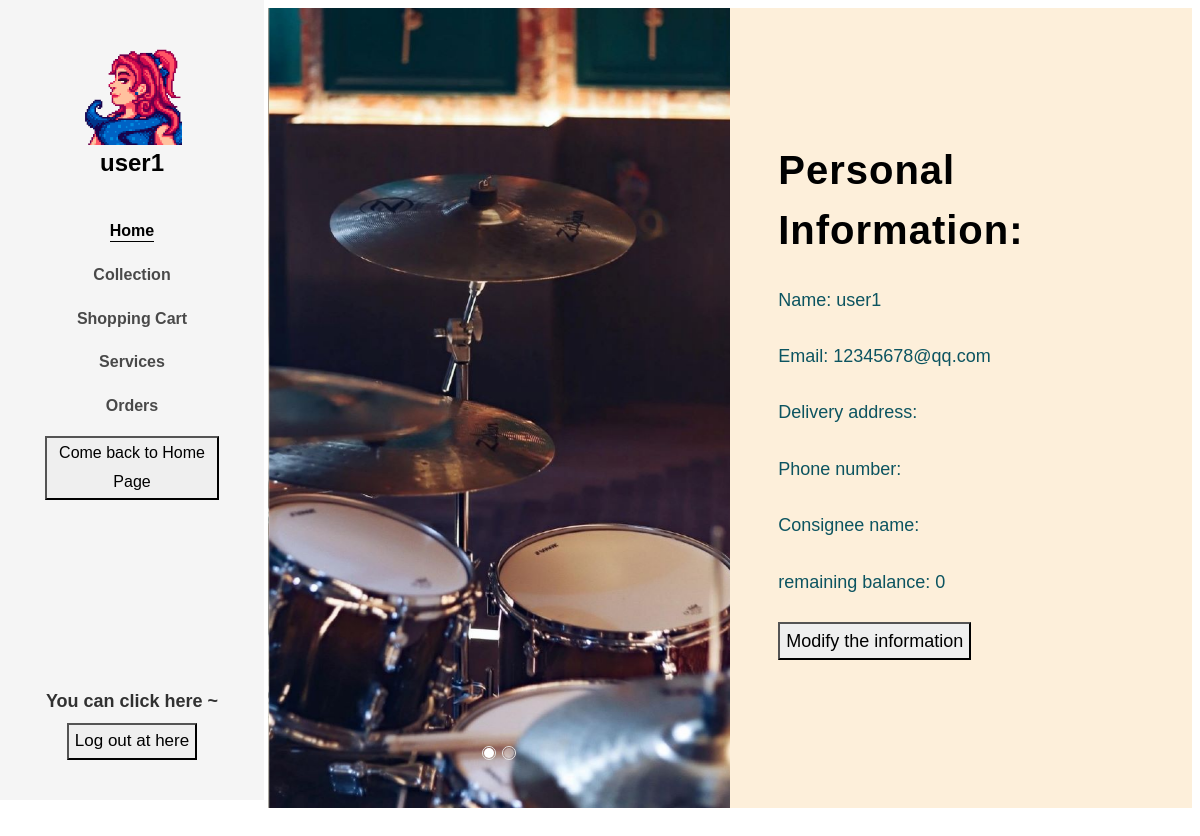
The app's page /home (signed in) with its own data.
### app/models.py (models this page shows, shortened)
class User(db.Model):
    __tablename__ = "user"
    __table_args__ = {'extend_existing': True}
    id = db.Column(db.Integer, primary_key=True)
    user_name = db.Column(db.String(32), unique=True, nullable=False)
    password_hash = db.Column(db.String(64), nullable=False)
    email = db.Column(db.String(64), nullable=False)
    register_time = db.Column(db.DateTime, default=datetime.now)
    gender = db.Column(db.String(10), nullable=True)
    icon = db.Column(db.String(128), nullable=True)
    introduction = db.Column(db.String(64), nullable=True)
    authority = db.Column(db.Integer, default=0, nullable=False)
    money = db.Column(db.Integer, default=0, nullable=False)

### app/routes.py (the view)
@app.route('/home')
def home():
    if islogined():
        user = User.query.filter(User.user_name == session.get('USERNAME')).first()
        profile = Profile.query.filter(Profile.user_id == user.id).first()
        user_icon = setIcon()
        if profile.address == None:
            profile.address = ''
        if profile.phone_num == None:
            profile.phone_num = ''
        if profile.name == None:
            profile.name = ''
        return render_template('home.html', islogin=islogined(), user=user, profile=profile, types=all_type,
                               type_value=all_type.values(), icon=user_icon)
    else:
        return redirect(url_for('login'))

### app/functions.py (called while the page is built)
def islogined():
    if session.get('USERNAME'):
        return True
    else:
        return False

### app/routes.py (called while the page is built)
def setIcon():
    if islogined():
        user = User.query.filter(User.user_name == session.get('USERNAME')).first()
        user_icon = user.icon
        if user_icon != None:
            icon = user.icon
            user_icon = url_for('static', filename='uploaded_AVA/' + icon)
        else:
            user_icon = 'NULL'
    else:
        user_icon = 'NULL'
    return user_icon

### app/templates/home.html (shortened to what this page needs)
<!DOCTYPE html>
<html lang="en">
  <head>
    <link rel="stylesheet" href="../static/css/open-iconic-bootstrap.min.css">
    <link rel="stylesheet" href="../static/css/animate.css">
    <link rel="stylesheet" href="../static/css/owl.carousel.min.css">
    <link rel="stylesheet" href="../static/css/owl.theme.default.min.css">
    <link rel="stylesheet" href="../static/css/magnific-popup.css">
    <link rel="stylesheet" href="../static/css/aos.css">
    <link rel="stylesheet" href="../static/css/ionicons.min.css">
    <link rel="stylesheet" href="../static/css/bootstrap-datepicker.css">
    <link rel="stylesheet" href="../static/css/jquery.timepicker.css">
    <link rel="stylesheet" href="../static/css/flaticon.css">
    <link rel="stylesheet" href="../static/css/icomoon.css">
    <link rel="stylesheet" href="../static/css/style-per.css">
  </head>
  <body>
	<div id="colorlib-page">
		<aside id="colorlib-aside" role="complementary" class="js-fullheight text-center">
			<h1 id="colorlib-logo"><a href="http://127.0.0.1:5000/home">
                <span>
                    {% if icon == "NULL" %}
                        <img src='{{ avatars.default(size='l') }}' alt="" width=100 height=100>
                    {% else %}
                        <img src='{{ icon }}' alt="" width=100 height=100>
                    {% endif %}
                </span><br>{{user.user_name}}</a>
            </h1>
			<nav id="colorlib-main-menu" role="navigation">
				<ul>
					<li class="colorlib-active"><a href="http://127.0.0.1:5000/home ">Home</a></li>
					<li><a href="http://127.0.0.1:5000/collection">Collection</a></li>
					<li><a href="http://127.0.0.1:5000/ShoppingCart">Shopping Cart</a></li>
					<li><a href="http://127.0.0.1:5000/contact">Services</a></li>
                    <li><a href="http://127.0.0.1:5000/Orders">Orders</a></li>
                    <li><button onclick="location.href='http://127.0.0.1:5000/main_page'">Come back to Home Page</button> </li>
				</ul>
			</nav>
			<div class="colorlib-footer">
				<h3>You can click here ~</h3>
				<div class="d-flex justify-content-center">
					<form action="#" class="colorlib-subscribe-form">
            <div class="form-group d-flex">
            	<button onclick="clickToLogout();">Log out at here</button>
            </div>
          </form>
				</div>
			</div>
		</aside>
		<div id="colorlib-main">
			<section class="ftco-section-no-padding bg-light">
				<div class="hero-wrap">
					<div class="d-flex align-items-center js-fullheight">
						<div class="author-image text img d-flex">
							<section class="home-slider js-fullheight owl-carousel">
					      <div class="slider-item js-fullheight" style="background-image: url(../static/image/back.jpg);">
					      </div>
					    </section>
						</div>
						<div class="author-info text p-3 p-md-5">
							<div class="desc">
								<h1 class="mb-4"><span>Personal Information:</span></h1>
								<p class="mb-4">Name: {{user.user_name}}</p>
								<p class="mb-4">Email: {{user.email}}</p>
                                <p class="mb-4">Delivery address: {{ profile.address }}</p>
                                <p class="mb-4">Phone number: {{ profile.phone_num }}</p>
                                <p class="mb-4">Consignee name: {{ profile.name }}</p>
                                <p class="mb-4">remaining balance: {{ user.money }}</p>
                                <button onclick="location.href='http://127.0.0.1:5000/modify'">Modify the information</button>
	                        </div>
						</div>
					</div>
				</div>
			</section>
			<section class="ftco-section instagram">
			</section>
		</div>
	</div>
  </body>
</html>

### records on screen
User: user_name "user1", email "12345678@qq.com", money "0"
